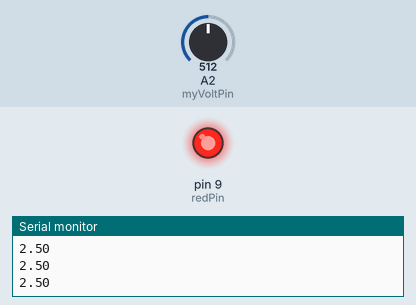
Bench run of a sketch on a simulated Arduino Uno, built with avr-gcc and run on an emulated ATmega328P. Shown: output pins drawn as LEDs (lit = HIGH), the last lines printed to the serial monitor. The inputs (shaded band) are chosen by the test bench; at power-on: A2 (myVoltPin) = 512.

Above: at 1.2 s.
1.3 s: A2 (myVoltPin) set to 599
2.8 s: A2 (myVoltPin) set to 628
At 3.6 s:
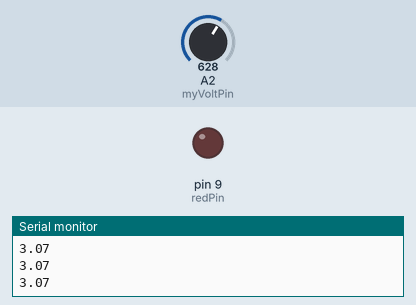
4.5 s: A2 (myVoltPin) set to 511
At 4.9 s:
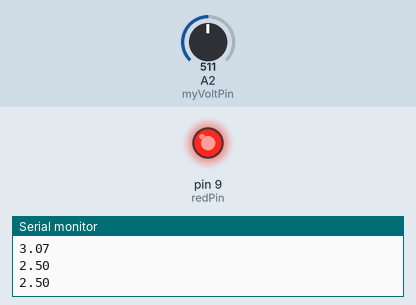
6.0 s: A2 (myVoltPin) set to 419
7.5 s: A2 (myVoltPin) set to 403
At 8.6 s:
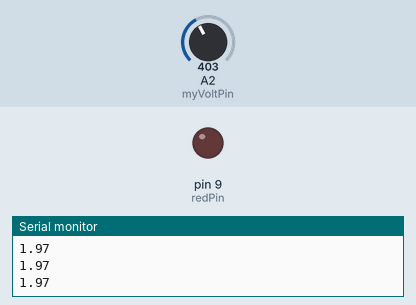
Timing chart, 0 to 10.0 s (numbered marks = the images above; inputs shaded):
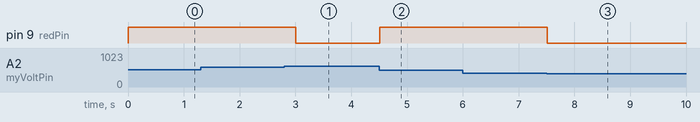

The sketch:

potentiometer.ino
```cpp
int myVoltPin=A2;
int readVal;
float V2;
int delayT=250;
int redPin=9;
void setup() {
  // put your setup code here, to run once:
Serial.begin(9600);
pinMode(myVoltPin, INPUT);
pinMode(redPin, OUTPUT);
}

void loop() {
  // put your main code here, to run repeatedly:
readVal=analogRead(myVoltPin);
V2=(5./1023.)*readVal;
Serial.println(V2);
if (V2>2 && V2<3) {
  digitalWrite(redPin,HIGH);
}
if (V2<2 || V2>3) {
  digitalWrite(redPin,LOW);
}
delay(delayT);
}
```

Measured:
- the behaviour switches between 613 and 614 on A2 (myVoltPin) (found by bisection; images 0 and 1)
- the behaviour switches between 410 and 409 on A2 (myVoltPin) (found by bisection; images 2 and 3)
- after the input at 2.8 s, pin 9 (redPin): HIGH → LOW after 0.21 s
- after the input at 4.5 s, pin 9 (redPin): LOW → HIGH at once
- after the input at 7.5 s, pin 9 (redPin): HIGH → LOW at once
